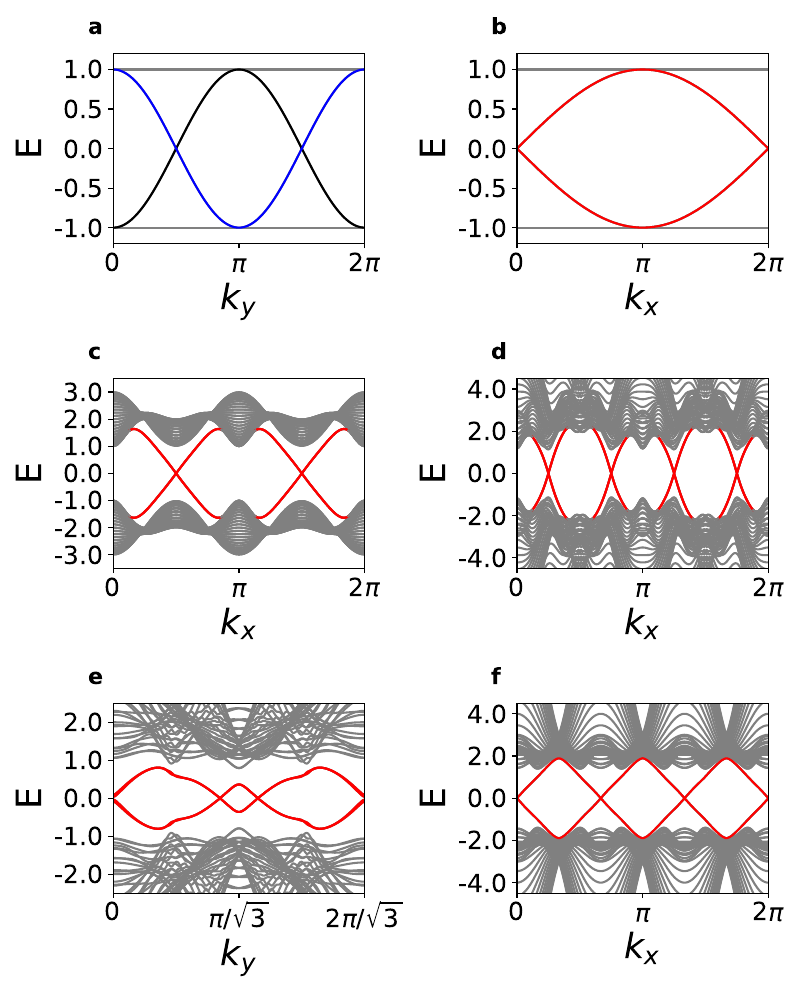

Here is the Python script that generated this plot:
from re import I
import numpy as np
import matplotlib.pyplot as plt

n1=np.load('CDI_1_y_edge.npz')
k_dist_2_1=n1['arr_0']
k_node_2_1=n1['arr_1']
evals_2_1=n1['arr_2']

n1_2=np.load('CDI_1_x_edge.npz')
k_dist_2_1_2=n1_2['arr_0']
k_node_2_1_2=n1_2['arr_1']
evals_2_1_2=n1_2['arr_2']

n2=np.load('CDI_2_edge.npz')
k_dist_2_2=n2['arr_0']
k_node_2_2=n2['arr_1']
evals_2_2=n2['arr_2']

n4=np.load('CDI_4_edge.npz')
k_dist_2_4=n4['arr_0']
k_node_2_4=n4['arr_1']
evals_2_4=n4['arr_2']

n3_1=np.load('type1_CDI_3_y_edge.npz')
k_dist_2_3_1=n3_1['arr_0']
k_node_2_3_1=n3_1['arr_1']
evals_2_3_1=n3_1['arr_2']

n3_2=np.load('type1_CDI_3_x_edge.npz')
k_dist_2_3_2=n3_2['arr_0']
k_node_2_3_2=n3_2['arr_1']
evals_2_3_2=n3_2['arr_2']

fig, ax = plt.subplots(3,2,figsize=(8,10)) 

for n in range(evals_2_2.shape[0]):
  ax[0][0].plot(k_dist_2_1,evals_2_1[n],"0.5")
  ax[0][1].plot(k_dist_2_1_2,evals_2_1_2[n],"0.5")
  ax[1][0].plot(k_dist_2_2,evals_2_2[n],"0.5")
  ax[1][1].plot(k_dist_2_4,evals_2_4[n],"0.5")
  ax[2][0].plot(k_dist_2_3_1,evals_2_3_1[n],"0.5")
  ax[2][1].plot(k_dist_2_3_2,evals_2_3_2[n],"0.5")

ax[0][0].plot(k_dist_2_1[0:51],evals_2_1[49][0:51],"k-")
ax[0][0].plot(k_dist_2_1[50:151],evals_2_1[50][50:151],"k-")
ax[0][0].plot(k_dist_2_1[150:200],evals_2_1[49][150:200],"k-")
ax[0][0].plot(k_dist_2_1[0:51],evals_2_1[50][0:51],"b-")
ax[0][0].plot(k_dist_2_1[50:151],evals_2_1[49][50:151],"b-")
ax[0][0].plot(k_dist_2_1[150:200],evals_2_1[50][150:200],"b-")

ax[0][0].set_xlim(k_dist_2_1[0],k_dist_2_1[-1])
ax[0][0].set_ylim(-1.2,1.2)
ax[0][0].set_xlabel(r'$k_y$',fontsize=25)
ax[0][0].set_ylabel("E",fontsize=25)
ax[0][0].yaxis.set_ticks([-1.0,-0.5,0.0,0.5,1.0])
ax[0][0].set_yticklabels((-1.0,-0.5,0.0,0.5,1.0),fontsize=18)
ax[0][0].xaxis.set_ticks(k_node_2_1)
ax[0][0].set_xticklabels((r'$0$',r'$\pi$',r'$2\pi$'),fontsize=18)

ax[0][1].plot(k_dist_2_1_2,evals_2_1_2[49],"r-")
ax[0][1].plot(k_dist_2_1_2,evals_2_1_2[50],"r-")

ax[0][1].set_xlim(k_dist_2_1_2[0],k_dist_2_1_2[-1])
ax[0][1].set_ylim(-1.2,1.2)
ax[0][1].set_xlabel(r'$k_x$',fontsize=25)
ax[0][1].set_ylabel("E",fontsize=25)
ax[0][1].yaxis.set_ticks([-1.0,-0.5,0.0,0.5,1.0])
ax[0][1].set_yticklabels((-1.0,-0.5,0.0,0.5,1.0),fontsize=18)
ax[0][1].xaxis.set_ticks(k_node_2_1_2)
ax[0][1].set_xticklabels((r'$0$',r'$\pi$',r'$2\pi$'),fontsize=18)

ax[1][0].plot(k_dist_2_2[13:87],evals_2_2[50][13:87],"r-")
ax[1][0].plot(k_dist_2_2[13:87],evals_2_2[49][13:87],"r-")
ax[1][0].plot(k_dist_2_2[113:188],evals_2_2[50][113:188],"r-")
ax[1][0].plot(k_dist_2_2[113:188],evals_2_2[49][113:188],"r-")
ax[1][0].plot(k_dist_2_2[0:14],evals_2_2[50][0:14],"0.5")
ax[1][0].plot(k_dist_2_2[0:14],evals_2_2[49][0:14],"0.5")
ax[1][0].plot(k_dist_2_2[187:200],evals_2_2[50][187:200],"0.5")
ax[1][0].plot(k_dist_2_2[187:200],evals_2_2[49][187:200],"0.5")
ax[1][0].plot(k_dist_2_2[86:114],evals_2_2[50][86:114],"0.5")
ax[1][0].plot(k_dist_2_2[86:114],evals_2_2[49][86:114],"0.5")

ax[1][0].plot(k_dist_2_2[13:87],evals_2_2[51][13:87],"r-")
ax[1][0].plot(k_dist_2_2[13:87],evals_2_2[48][13:87],"r-")
ax[1][0].plot(k_dist_2_2[113:188],evals_2_2[51][113:188],"r-")
ax[1][0].plot(k_dist_2_2[113:188],evals_2_2[48][113:188],"r-")
ax[1][0].plot(k_dist_2_2[0:14],evals_2_2[51][0:14],"0.5")
ax[1][0].plot(k_dist_2_2[0:14],evals_2_2[48][0:14],"0.5")
ax[1][0].plot(k_dist_2_2[187:200],evals_2_2[51][187:200],"0.5")
ax[1][0].plot(k_dist_2_2[187:200],evals_2_2[48][187:200],"0.5")
ax[1][0].plot(k_dist_2_2[86:114],evals_2_2[51][86:114],"0.5")
ax[1][0].plot(k_dist_2_2[86:114],evals_2_2[48][86:114],"0.5")

ax[1][0].set_xlim(k_dist_2_2[0],k_dist_2_2[-1])
ax[1][0].set_ylim(-3.5,3.5)
ax[1][0].set_xlabel(r'$k_x$',fontsize=25)
ax[1][0].set_ylabel("E",fontsize=25)
ax[1][0].yaxis.set_ticks([-3,-2,-1,0,1,2,3])
ax[1][0].set_yticklabels((-3.0,-2.0,-1.0,0.0,1.0,2.0,3.0),fontsize=18)
ax[1][0].xaxis.set_ticks(k_node_2_2)
ax[1][0].set_xticklabels((r'$0$',r'$\pi$',r'$2\pi$'),fontsize=18)


ax[1][1].plot(k_dist_2_4[12:41],evals_2_4[50][12:41],"r-")
ax[1][1].plot(k_dist_2_4[12:41],evals_2_4[49][12:41],"r-")
ax[1][1].plot(k_dist_2_4[60:89],evals_2_4[50][60:89],"r-")
ax[1][1].plot(k_dist_2_4[60:89],evals_2_4[49][60:89],"r-")
ax[1][1].plot(k_dist_2_4[112:141],evals_2_4[50][112:141],"r-")
ax[1][1].plot(k_dist_2_4[112:141],evals_2_4[49][112:141],"r-")
ax[1][1].plot(k_dist_2_4[160:189],evals_2_4[50][160:189],"r-")
ax[1][1].plot(k_dist_2_4[160:189],evals_2_4[49][160:189],"r-")
ax[1][1].plot(k_dist_2_4[0:13],evals_2_4[50][0:13],"0.5")
ax[1][1].plot(k_dist_2_4[0:13],evals_2_4[49][0:13],"0.5")
ax[1][1].plot(k_dist_2_4[40:61],evals_2_4[50][40:61],"0.5")
ax[1][1].plot(k_dist_2_4[40:61],evals_2_4[49][40:61],"0.5")
ax[1][1].plot(k_dist_2_4[88:113],evals_2_4[50][88:113],"0.5")
ax[1][1].plot(k_dist_2_4[88:113],evals_2_4[49][88:113],"0.5")
ax[1][1].plot(k_dist_2_4[140:161],evals_2_4[50][140:161],"0.5")
ax[1][1].plot(k_dist_2_4[140:161],evals_2_4[49][140:161],"0.5")
ax[1][1].plot(k_dist_2_4[188:200],evals_2_4[50][188:200],"0.5")
ax[1][1].plot(k_dist_2_4[188:200],evals_2_4[49][188:200],"0.5")

ax[1][1].plot(k_dist_2_4[12:41],evals_2_4[51][12:41],"r-")
ax[1][1].plot(k_dist_2_4[12:41],evals_2_4[48][12:41],"r-")
ax[1][1].plot(k_dist_2_4[60:89],evals_2_4[51][60:89],"r-")
ax[1][1].plot(k_dist_2_4[60:89],evals_2_4[48][60:89],"r-")
ax[1][1].plot(k_dist_2_4[112:141],evals_2_4[51][112:141],"r-")
ax[1][1].plot(k_dist_2_4[112:141],evals_2_4[48][112:141],"r-")
ax[1][1].plot(k_dist_2_4[160:189],evals_2_4[51][160:189],"r-")
ax[1][1].plot(k_dist_2_4[160:189],evals_2_4[48][160:189],"r-")
ax[1][1].plot(k_dist_2_4[0:13],evals_2_4[51][0:13],"0.5")
ax[1][1].plot(k_dist_2_4[0:13],evals_2_4[48][0:13],"0.5")
ax[1][1].plot(k_dist_2_4[40:61],evals_2_4[51][40:61],"0.5")
ax[1][1].plot(k_dist_2_4[40:61],evals_2_4[48][40:61],"0.5")
ax[1][1].plot(k_dist_2_4[88:113],evals_2_4[51][88:113],"0.5")
ax[1][1].plot(k_dist_2_4[88:113],evals_2_4[48][88:113],"0.5")
ax[1][1].plot(k_dist_2_4[140:161],evals_2_4[51][140:161],"0.5")
ax[1][1].plot(k_dist_2_4[140:161],evals_2_4[48][140:161],"0.5")
ax[1][1].plot(k_dist_2_4[188:200],evals_2_4[51][188:200],"0.5")
ax[1][1].plot(k_dist_2_4[188:200],evals_2_4[48][188:200],"0.5")


ax[1][1].set_xlim(k_dist_2_4[0],k_dist_2_4[-1])
ax[1][1].set_ylim(-4.5,4.5)
ax[1][1].set_xlabel(r'$k_x$',fontsize=25)
ax[1][1].set_ylabel("E",fontsize=25)
ax[1][1].yaxis.set_ticks([-4,-2,0,2,4])
ax[1][1].set_yticklabels((-4.0,-2.0,0.0,2.0,4.0),fontsize=18)
ax[1][1].xaxis.set_ticks(k_node_2_4)
ax[1][1].set_xticklabels((r'$0$',r'$\pi$',r'$2\pi$'),fontsize=18)

ax[2][0].plot(k_dist_2_3_1[34:167],evals_2_3_1[48][34:167],"r-")
ax[2][0].plot(k_dist_2_3_1[34:167],evals_2_3_1[49][34:167],"r-")
ax[2][0].plot(k_dist_2_3_1[34:167],evals_2_3_1[50][34:167],"r-")
ax[2][0].plot(k_dist_2_3_1[34:167],evals_2_3_1[51][34:167],"r-")

ax[2][0].plot(k_dist_2_3_1[0:35],evals_2_3_1[51][0:35],"0.5")
ax[2][0].plot(k_dist_2_3_1[0:35],evals_2_3_1[50][0:35],"0.5")
ax[2][0].plot(k_dist_2_3_1[0:35],evals_2_3_1[49][0:35],"0.5")
ax[2][0].plot(k_dist_2_3_1[0:35],evals_2_3_1[48][0:35],"0.5")

ax[2][0].plot(k_dist_2_3_1[67:134],evals_2_3_1[47][67:134],"k-")
ax[2][0].plot(k_dist_2_3_1[48:68],evals_2_3_1[49][48:68],"k-")
ax[2][0].plot(k_dist_2_3_1[133:153],evals_2_3_1[49][133:153],"k-")
ax[2][0].plot(k_dist_2_3_1[14:49],evals_2_3_1[50][14:49],"k-")
ax[2][0].plot(k_dist_2_3_1[0:15],evals_2_3_1[50][0:15],"0.5")
ax[2][0].plot(k_dist_2_3_1[152:187],evals_2_3_1[50][152:187],"k-")
ax[2][0].plot(k_dist_2_3_1[186:200],evals_2_3_1[50][186:200],"0.5")
ax[2][0].plot(k_dist_2_3_1[67:134],evals_2_3_1[52][67:134],"b-")
ax[2][0].plot(k_dist_2_3_1[48:68],evals_2_3_1[50][48:68],"b-")
ax[2][0].plot(k_dist_2_3_1[133:153],evals_2_3_1[50][133:153],"b-")
ax[2][0].plot(k_dist_2_3_1[14:49],evals_2_3_1[49][14:49],"b-")
ax[2][0].plot(k_dist_2_3_1[0:15],evals_2_3_1[49][0:15],"0.5")
ax[2][0].plot(k_dist_2_3_1[152:187],evals_2_3_1[49][152:187],"b-")
ax[2][0].plot(k_dist_2_3_1[186:200],evals_2_3_1[49][186:200],"0.5")

ax[2][0].set_xlim(k_dist_2_3_1[0],k_dist_2_3_1[-1])
ax[2][0].set_ylim(-4.5,4.5)
ax[2][0].set_xlabel(r'$k_y$',fontsize=25)
ax[2][0].set_ylabel("E",fontsize=25)
ax[2][0].yaxis.set_ticks([-4,-2,0,2,4])
ax[2][0].set_yticklabels((-4.0,-2.0,0.0,2.0,4.0),fontsize=18)
ax[2][0].xaxis.set_ticks(k_node_2_3_1)
ax[2][0].set_xticklabels((r'$0$',r'$\pi/\sqrt{3}$',r'$2\pi/\sqrt{3}$'),fontsize=18)

ax[2][1].plot(k_dist_2_3_2,evals_2_3_2[49],"r-")
ax[2][1].plot(k_dist_2_3_2,evals_2_3_2[50],"r-")

ax[2][1].set_xlim(k_dist_2_3_2[0],k_dist_2_3_2[-1])
ax[2][1].set_ylim(-4.5,4.5)
ax[2][1].set_xlabel(r'$k_x$',fontsize=25)
ax[2][1].set_ylabel("E",fontsize=25)
ax[2][1].yaxis.set_ticks([-4,-2,0,2,4])
ax[2][1].set_yticklabels((-4.0,-2.0,0.0,2.0,4.0),fontsize=18)
ax[2][1].xaxis.set_ticks(k_node_2_3_2)
ax[2][1].set_xticklabels((r'$0$',r'$\pi$',r'$2\pi$'),fontsize=18)

ax[0][0].annotate('a', xy=(-0.1, 1.1), xycoords='axes fraction', fontsize=16,fontname='arial',fontfamily='sans-serif',fontweight=600)
ax[0][1].annotate('b', xy=(-0.1, 1.1), xycoords='axes fraction', fontsize=16,fontname='arial',fontfamily='sans-serif',fontweight=600)
ax[1][0].annotate('c', xy=(-0.1, 1.1), xycoords='axes fraction', fontsize=16,fontname='arial',fontfamily='sans-serif',fontweight=600)
ax[1][1].annotate('d', xy=(-0.1, 1.1), xycoords='axes fraction', fontsize=16,fontname='arial',fontfamily='sans-serif',fontweight=600)
ax[2][0].annotate('e', xy=(-0.1, 1.1), xycoords='axes fraction', fontsize=16,fontname='arial',fontfamily='sans-serif',fontweight=600)
ax[2][1].annotate('f', xy=(-0.1, 1.1), xycoords='axes fraction', fontsize=16,fontname='arial',fontfamily='sans-serif',fontweight=600)

fig.tight_layout()

fig.savefig('edge-1.pdf')